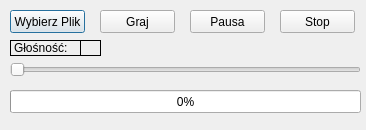
<?xml version="1.0" encoding="UTF-8"?>
<ui version="4.0">
 <class>muzyka</class>
 <widget class="QDialog" name="muzyka">
  <property name="geometry">
   <rect>
    <x>0</x>
    <y>0</y>
    <width>366</width>
    <height>130</height>
   </rect>
  </property>
  <property name="windowTitle">
   <string>Dialog</string>
  </property>
  <widget class="QPushButton" name="ButWybierz">
   <property name="geometry">
    <rect>
     <x>10</x>
     <y>10</y>
     <width>75</width>
     <height>23</height>
    </rect>
   </property>
   <property name="text">
    <string>Wybierz Plik</string>
   </property>
  </widget>
  <widget class="QPushButton" name="ButGraj">
   <property name="geometry">
    <rect>
     <x>100</x>
     <y>10</y>
     <width>75</width>
     <height>23</height>
    </rect>
   </property>
   <property name="text">
    <string>Graj</string>
   </property>
  </widget>
  <widget class="QPushButton" name="ButPausa">
   <property name="geometry">
    <rect>
     <x>190</x>
     <y>10</y>
     <width>75</width>
     <height>23</height>
    </rect>
   </property>
   <property name="text">
    <string>Pausa</string>
   </property>
  </widget>
  <widget class="QPushButton" name="ButStop">
   <property name="geometry">
    <rect>
     <x>280</x>
     <y>10</y>
     <width>75</width>
     <height>23</height>
    </rect>
   </property>
   <property name="text">
    <string>Stop</string>
   </property>
  </widget>
  <widget class="QLabel" name="label">
   <property name="geometry">
    <rect>
     <x>10</x>
     <y>40</y>
     <width>71</width>
     <height>16</height>
    </rect>
   </property>
   <property name="frameShape">
    <enum>QFrame::Box</enum>
   </property>
   <property name="text">
    <string>Głośność:</string>
   </property>
  </widget>
  <widget class="QSlider" name="horizontalSlider">
   <property name="geometry">
    <rect>
     <x>10</x>
     <y>60</y>
     <width>351</width>
     <height>19</height>
    </rect>
   </property>
   <property name="maximum">
    <number>100</number>
   </property>
   <property name="value">
    <number>0</number>
   </property>
   <property name="sliderPosition">
    <number>0</number>
   </property>
   <property name="orientation">
    <enum>Qt::Horizontal</enum>
   </property>
  </widget>
  <widget class="QProgressBar" name="progressBar">
   <property name="geometry">
    <rect>
     <x>10</x>
     <y>90</y>
     <width>351</width>
     <height>23</height>
    </rect>
   </property>
   <property name="value">
    <number>0</number>
   </property>
  </widget>
  <widget class="QLabel" name="label_2">
   <property name="geometry">
    <rect>
     <x>80</x>
     <y>40</y>
     <width>21</width>
     <height>16</height>
    </rect>
   </property>
   <property name="frameShape">
    <enum>QFrame::Box</enum>
   </property>
   <property name="text">
    <string/>
   </property>
  </widget>
 </widget>
 <resources/>
 <connections/>
</ui>
